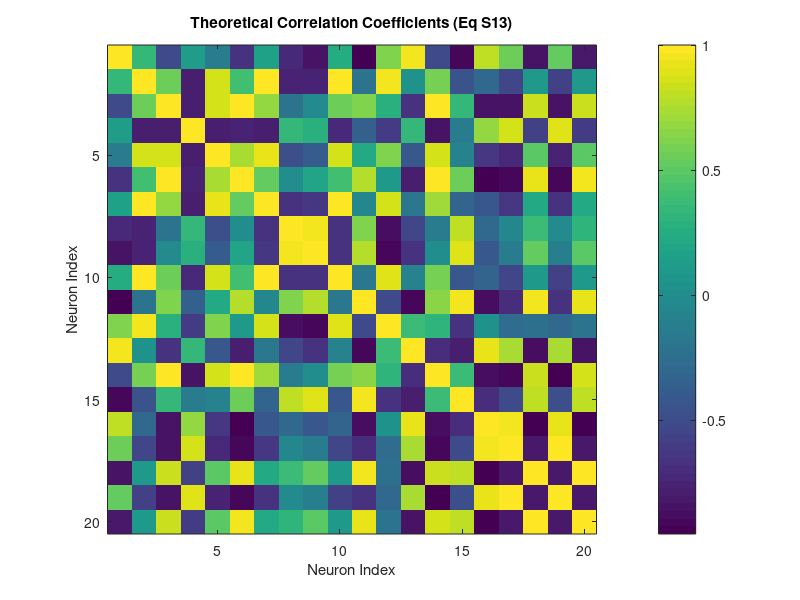
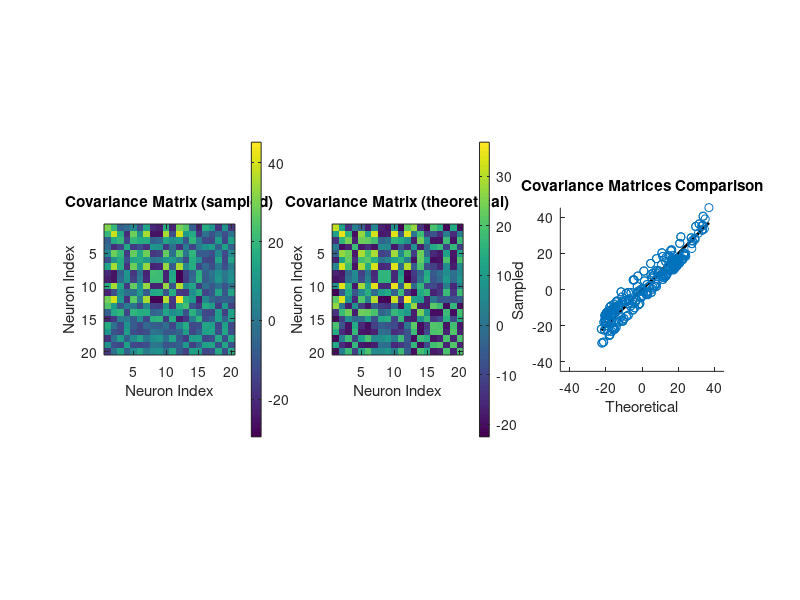
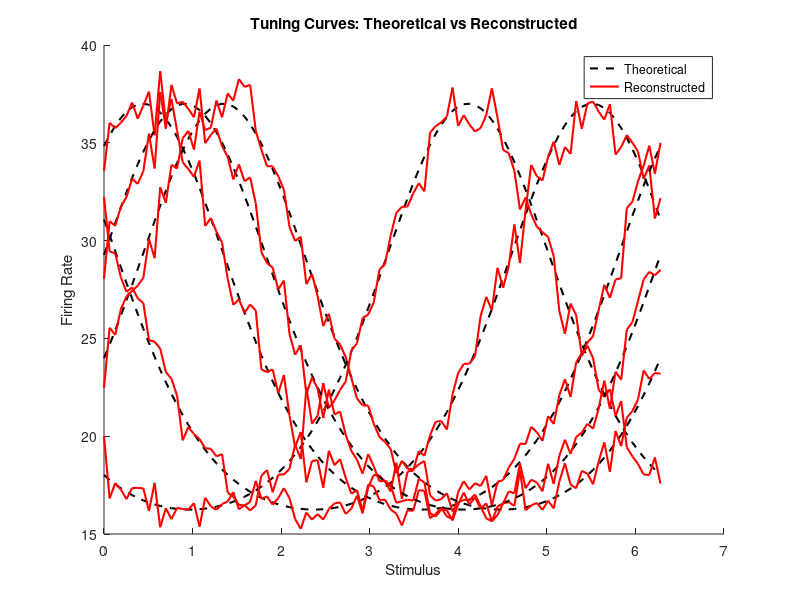

MATLAB code to generate these figures, in order:
% This script simulates neural activity and computes the correlation between neurons
% Created by Shutian Xue on 08/08/2025
% Paper:   Pitkow et al. (2015)

clear all
clc

%% To reconstruct tuning curves, I will simulate and recover it fpr each stim level
nNeurons = 20; % Number of neurons
nStim = 100;
nTrials_perStim = 40;
nTrials = nStim * nTrials_perStim;

stim_all = linspace(0, 2*pi, nStim); % Stimulus values for each trial
pref_all = rand(nNeurons, 1) * 2 * pi;     % Preferred stimulus of each neuron

% Choose tuning diversity
tuningDiversity = 'uniform';
% tuningDiversity = 'lowDiversity';
% tuningDiversity = 'highDiversity';

% Parameters for tuning functions
kappa = 1; % von Mises concentration, +- .5
a = 24;    % Max firing rate, SD=20
b = 13;     % Baseline firing rate, 0 for 35% cells, b=13+-10 Hz for 65% cells

kappa_all = randn(nNeurons,1) * .5 + kappa;
a_all = randn(nNeurons,1) * 20 + a;
b_all = randn(nNeurons,1) * 10 + b;
b_all(1:round(0.35*nNeurons)) = 0; % Ensure baseline firing rate is non-negative

%% Calculate theoretical signal correlation coefficients
%  (just depends on N and params of the tuning fxn)
% Implement equation S13
Corr_signal = nan(nNeurons, nNeurons);

for iN1 = 1:nNeurons
    for iN2 = 1:nNeurons
        k1 = kappa_all(iN1);
        k2 = kappa_all(iN2);

        % Compute signal correlation
        numerator = besseli(0, sqrt(k1.^2 + k2.^2 + 2*k1*k2*cos(pref_all(iN1)-pref_all(iN2)))) - besseli(0, k1) * besseli(0, k2);
        denominator = (besseli(0, 2*k1) - besseli(0, k1)^2) * (besseli(0, 2*k2) - besseli(0, k2)^2);
        assert(denominator >= 0, 'ALERT: Value in sqrt is negative!');
        denominator = sqrt(denominator);

        Corr_signal(iN1, iN2) = numerator / denominator;

    end
end

figure;
imagesc(Corr_signal);
colorbar; axis square
xlabel('Neuron Index');
ylabel('Neuron Index');
title('Theoretical Correlation Coefficients (Eq S13)');

%% Simulate data
% Allocate firing rate matrix
% r_all = zeros(nNeurons, T);
% r_prime_all = r_all;
resp_perStim = cell(nStim, 1); % To store responses for each stimulus
f_theo_allStim = nan(nNeurons, nStim);

% Loop through each stimulus 
for iStim = 1:nStim
% Define the presented stimulus for this trial
    stim = stim_all(iStim);

    % Calculate the theoretical mean firing rate
    switch tuningDiversity
        case 'uniform'
            f_theo = b + a .* exp( kappa      .* (cos(stim - pref_all) - 1) );
        case 'lowDiversity'
            f_theo = b + a .* exp( kappa_all  .* (cos(stim - pref_all) - 1) );
        case 'naturalDiversity'
            f_theo = b_all + a_all .* exp( kappa_all .* (cos(stim - pref_all) - 1) );
    end

    % store
    f_theo_allStim(:, iStim) = f_theo;

    % Impose the correct signal correlation and calculate the theoretical covariance matrix
    Sigma_theo = (sqrt(f_theo) * sqrt(f_theo)').* Corr_signal;
    Sigma_theo = (Sigma_theo + Sigma_theo')/2;
    Sigma_theo = Sigma_theo + 1e-8*eye(nNeurons);

    % Sample data from Wishart distribution
    df = 2*nNeurons;
    A  = chol(Sigma_theo,'lower');
    Z  = randn(df, nNeurons);
    W  = Z * A';
    Sigma_sim = (W'*W)/df;

    % Simulate responses
    resp_perStim{iStim} = mvnrnd(f_theo, Sigma_sim, nTrials_perStim)';  % [N x T_per_s]

end % for iStim

% For the last stim, compare the sim and theo sigma
figure('Position', [100, 100, 1200, 400]);
subplot(1,3,1)
imagesc(Sigma_sim);
colorbar; axis square
title('Covariance Matrix (sampled)');
xlabel('Neuron Index');
ylabel('Neuron Index');

subplot(1,3,2)
imagesc(Sigma_theo);
colorbar; axis square
title('Covariance Matrix (theoretical)');
xlabel('Neuron Index');
ylabel('Neuron Index');

subplot(1,3,3), hold on
plot([min(Sigma_theo(:)), max(Sigma_theo(:))], [min(Sigma_theo(:)), max(Sigma_theo(:))], 'k-', 'LineWidth', 2);
plot(Sigma_theo(:), Sigma_sim(:), 'o');
xlabel('Theoretical');
ylabel('Sampled');
axis square;

xlim([-1 1]*max(abs([Sigma_theo(:); Sigma_sim(:)])));
ylim([-1 1]*max(abs([Sigma_theo(:); Sigma_sim(:)])));
title('Covariance Matrices Comparison');

%% Reconstruct tuning curves
f_rec_allStim  = nan(nNeurons, nStim);
for iStim = 1:nStim
    % Reconstruct tuning curve is the average response across trials
    f_rec_allStim(:, iStim) = mean(resp_perStim{iStim}, 2);
end

% Visualize: overlap the theoretical and reconstructed tuning curves
figure; hold on;
for iNeuron = 1:5%nNeurons
    plot(stim_all, f_theo_allStim(iNeuron, :).', 'k--', 'LineWidth', 1.5); % Theoretical
    plot(stim_all, f_rec_allStim(iNeuron, :).', 'r-', 'LineWidth', 1.5);   % Reconstructed
end
xlabel('Stimulus');
ylabel('Firing Rate');
title('Tuning Curves: Theoretical vs Reconstructed');
legend('Theoretical', 'Reconstructed');

